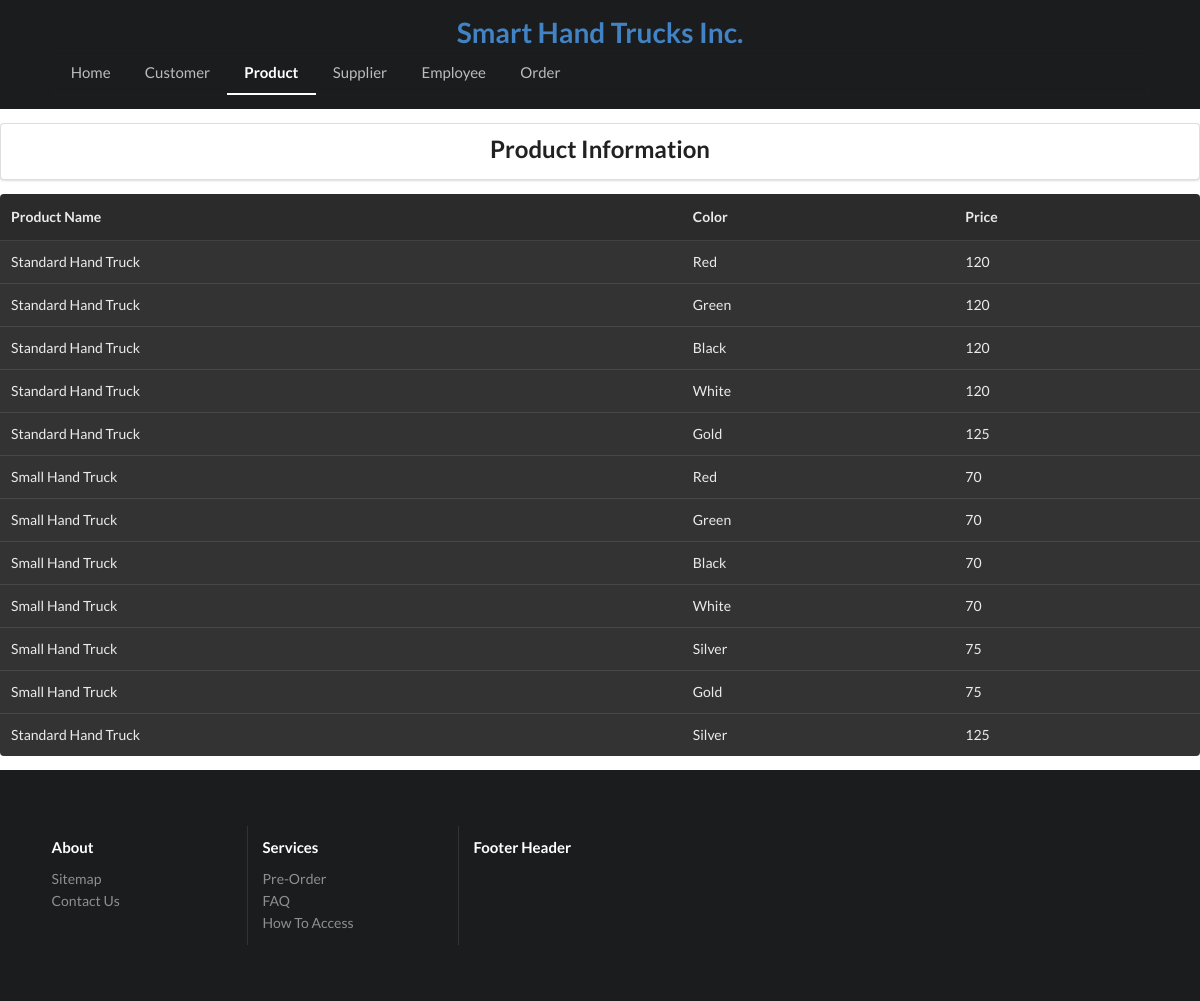
/product, run on the app's committed database.
### tables this page shows
CREATE TABLE 'Product' ('Product_ID' INTEGER PRIMARY KEY AUTOINCREMENT,'Product_Name' varchar(20) NOT NULL,'Color' varchar(5) NOT NULL,'Price' varchar(5), "Inventory" integer);

### app.py (the view)
@app.route('/product')
def products():
    con = sqlite3.connect('file.db')
    cursorObj = con.cursor()
    cursorObj.execute('SELECT * FROM Product;')
    rows = cursorObj.fetchall()
    con.close()
    return render_template("product.html", results=rows)

### templates/product.html
{% extends "base.html" %}
{% set active_page = "product" %}
{% block body %}
<body>
    <div class="ui segment">
      <h2 class="ui center aligned header">
        Product Information </h2>
    </div>
     <table class="ui selectable inverted table">
          <thead>
            <tr>
              <th>Product Name</th>
              <th>Color</th>
              <th>Price</th>
            </tr>
          </thead>
      <tbody>
    {% for result in results %}
            <tr>
                <td>{{ result[1] }}</td>
                <td>{{ result[2] }}</td>
                <td>{{ result[3] }}</td>
            </tr>
    {% endfor %}
      </tbody>
    </table>
</body>
{% endblock %}

### templates/base.html (shortened to what this page needs)
<!DOCTYPE html>
<html lang="en" dir="ltr">
<head>
  <link rel="stylesheet" href="https://maxcdn.bootstrapcdn.com/bootstrap/3.3.7/css/bootstrap.min.css">
	<link rel="stylesheet" href="https://cdnjs.cloudflare.com/ajax/libs/semantic-ui/2.2.13/semantic.min.css">
	<link href="static/style.css" rel="stylesheet" type="text/css" />
</head>
<body class="pushable">
{% set navigation_bar = [
    ('/index', 'index', 'Home'),
    ('/customertable', 'customertable', 'Customer'),
    ('/product', 'product', 'Product'),
    ('/supplier', 'supplier', 'Supplier'),
    ('/employee', 'employee', 'Employee'),
    ('/order', 'order', 'Order'),
] -%}
{% set active_page = active_page|default('index') -%}
	<div class="pusher">
		<div class="ui inverted vertical masthead center aligned segment">
      <a href="/index"><h1>Smart Hand Trucks Inc.</h1></a>
			<div class="ui container">
				<div class="ui large secondary inverted pointing menu">
				  {% for href, id, caption in navigation_bar %}
				    <a href="{{ href|e }}" class="{% if id == active_page %}active{% endif %} item">{{ caption|e }}</a>
				  {% endfor %}
        </div>
      </div>
    </div>
{% block body %}
{% endblock %}
    <div class="sticky-footer">
    <div class="ui inverted vertical footer segment">
      <div class="ui container">
        <div class="ui stackable inverted divided equal height stackable grid">
          <div class="three wide column">
            <h4 class="ui inverted header">About</h4>
            <div class="ui inverted link list">
              <a href="#" class="item">Sitemap</a>
              <a href="#" class="item">Contact Us</a>
            </div>
          </div>
          <div class="three wide column">
            <h4 class="ui inverted header">Services</h4>
            <div class="ui inverted link list">
              <a href="#" class="item">Pre-Order</a>
              <a href="#" class="item">FAQ</a>
              <a href="#" class="item">How To Access</a>
            </div>
          </div>
          <div class="seven wide column">
            <h4 class="ui inverted header">Footer Header</h4>
          </div>
        </div>
      </div>
    </div>
    </div>
  </div>
</body>
</html>

### static/style.css (style rules this page uses)
body { min-height: 100vh; }
.sticky-footer { position: sticky; top:100%; }
.footer.segment { padding: 5em 0em; }

### data on the page
Product: Product_Name "Standard Hand Truck", Color "Red", Price "120"
Product: Product_Name "Standard Hand Truck", Color "Green", Price "120"
Product: Product_Name "Standard Hand Truck", Color "Black", Price "120"
Product: Product_Name "Standard Hand Truck", Color "White", Price "120"
Product: Product_Name "Standard Hand Truck", Color "Gold", Price "125"
Product: Product_Name "Small Hand Truck", Color "Red", Price "70"
Product: Product_Name "Small Hand Truck", Color "Green", Price "70"
Product: Product_Name "Small Hand Truck", Color "Black", Price "70"
Product: Product_Name "Small Hand Truck", Color "White", Price "70"
Product: Product_Name "Small Hand Truck", Color "Silver", Price "75"
Product: Product_Name "Small Hand Truck", Color "Gold", Price "75"
Product: Product_Name "Standard Hand Truck", Color "Silver", Price "125"

### other printed values
{{ caption|e }} "Home" "Customer" "Product" "Supplier" "Employee" "Order"
